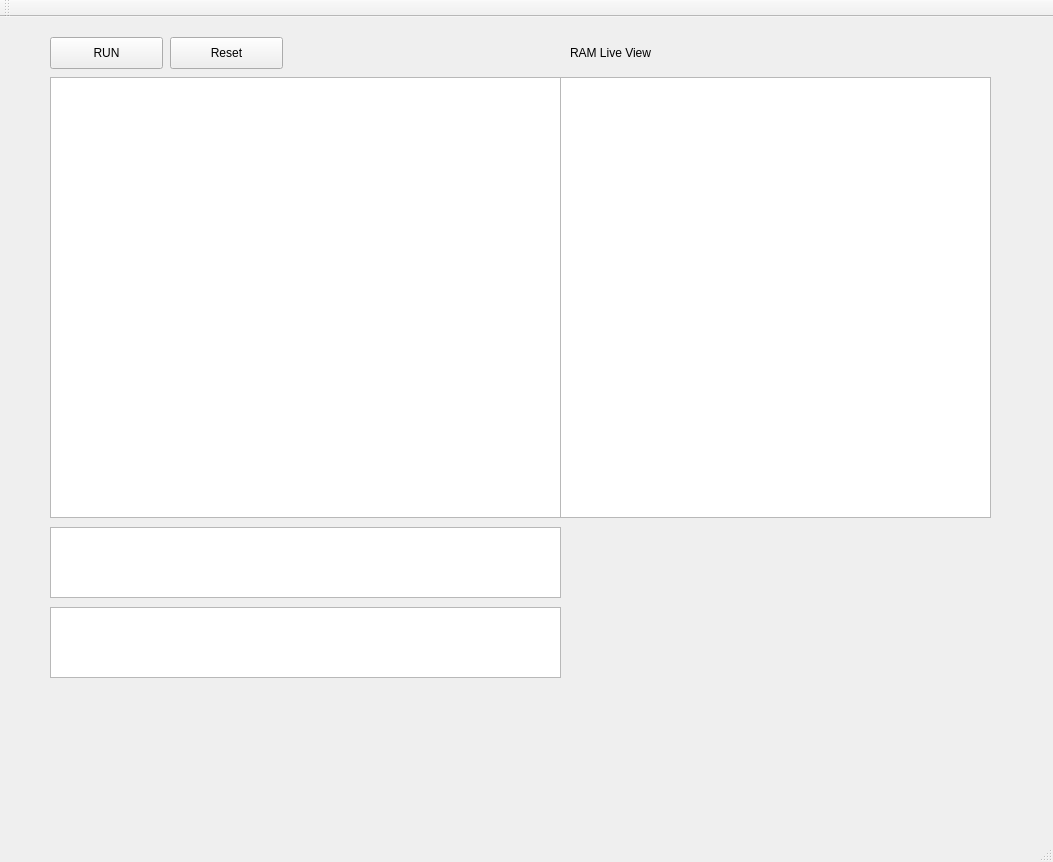
<?xml version="1.0" encoding="UTF-8"?>
<ui version="4.0">
 <class>IDE_Window</class>
 <widget class="QMainWindow" name="IDE_Window">
  <property name="geometry">
   <rect>
    <x>0</x>
    <y>0</y>
    <width>1053</width>
    <height>862</height>
   </rect>
  </property>
  <property name="windowTitle">
   <string>IDE_Window</string>
  </property>
  <widget class="QWidget" name="centralWidget">
   <widget class="QPushButton" name="RunButton">
    <property name="geometry">
     <rect>
      <x>50</x>
      <y>20</y>
      <width>113</width>
      <height>32</height>
     </rect>
    </property>
    <property name="text">
     <string>RUN</string>
    </property>
   </widget>
   <widget class="QPlainTextEdit" name="CodeTextArea">
    <property name="geometry">
     <rect>
      <x>50</x>
      <y>60</y>
      <width>511</width>
      <height>441</height>
     </rect>
    </property>
   </widget>
   <widget class="QTableWidget" name="RAM_view">
    <property name="geometry">
     <rect>
      <x>560</x>
      <y>60</y>
      <width>431</width>
      <height>441</height>
     </rect>
    </property>
   </widget>
   <widget class="QLabel" name="label">
    <property name="geometry">
     <rect>
      <x>570</x>
      <y>20</y>
      <width>141</width>
      <height>31</height>
     </rect>
    </property>
    <property name="text">
     <string>RAM Live View</string>
    </property>
   </widget>
   <widget class="QPlainTextEdit" name="OutputArea">
    <property name="geometry">
     <rect>
      <x>50</x>
      <y>590</y>
      <width>511</width>
      <height>71</height>
     </rect>
    </property>
   </widget>
   <widget class="QPushButton" name="pushButton">
    <property name="geometry">
     <rect>
      <x>170</x>
      <y>20</y>
      <width>113</width>
      <height>32</height>
     </rect>
    </property>
    <property name="text">
     <string>Reset</string>
    </property>
   </widget>
   <widget class="QPlainTextEdit" name="STDOut">
    <property name="geometry">
     <rect>
      <x>50</x>
      <y>510</y>
      <width>511</width>
      <height>71</height>
     </rect>
    </property>
   </widget>
  </widget>
  <widget class="QMenuBar" name="menuBar">
   <property name="geometry">
    <rect>
     <x>0</x>
     <y>0</y>
     <width>1053</width>
     <height>22</height>
    </rect>
   </property>
  </widget>
  <widget class="QToolBar" name="mainToolBar">
   <attribute name="toolBarArea">
    <enum>TopToolBarArea</enum>
   </attribute>
   <attribute name="toolBarBreak">
    <bool>false</bool>
   </attribute>
  </widget>
  <widget class="QStatusBar" name="statusBar"/>
 </widget>
 <layoutdefault spacing="6" margin="11"/>
 <resources/>
 <connections/>
</ui>
